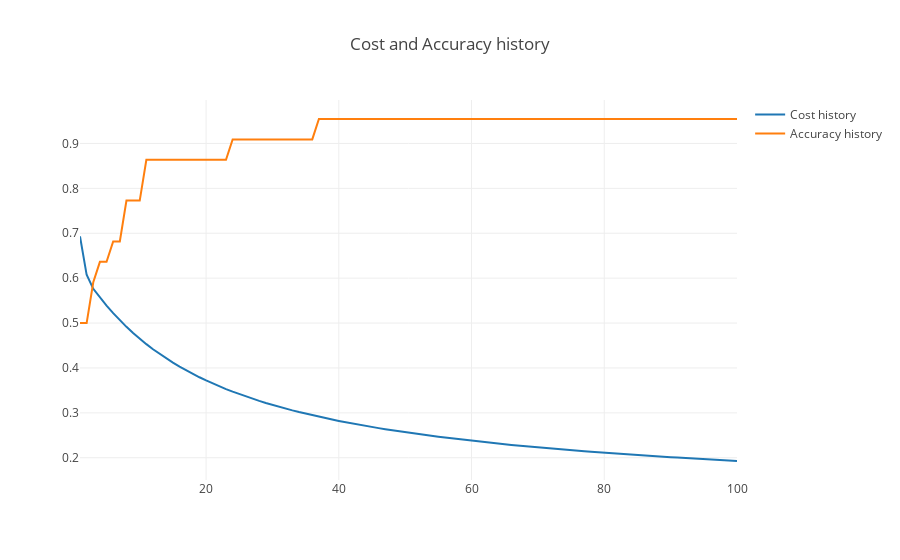

The cell this chart's notebook holds for it:
### Code cell
// If it doesn't display, remove checkpoints in the same folder and run all the notebook again
{{
val costHistory = Scatter(
    (1 to epochs), 
    history.map(h => h._1),
    name = "Cost history"
)

val accHistory = Scatter(
    (1 to epochs), 
    history.map(h => h._2),
    name = "Accuracy history"
)

val data = Seq(costHistory, accHistory)
val layout = Layout(title = "Cost and Accuracy history")
plot(data, layout)
}}
